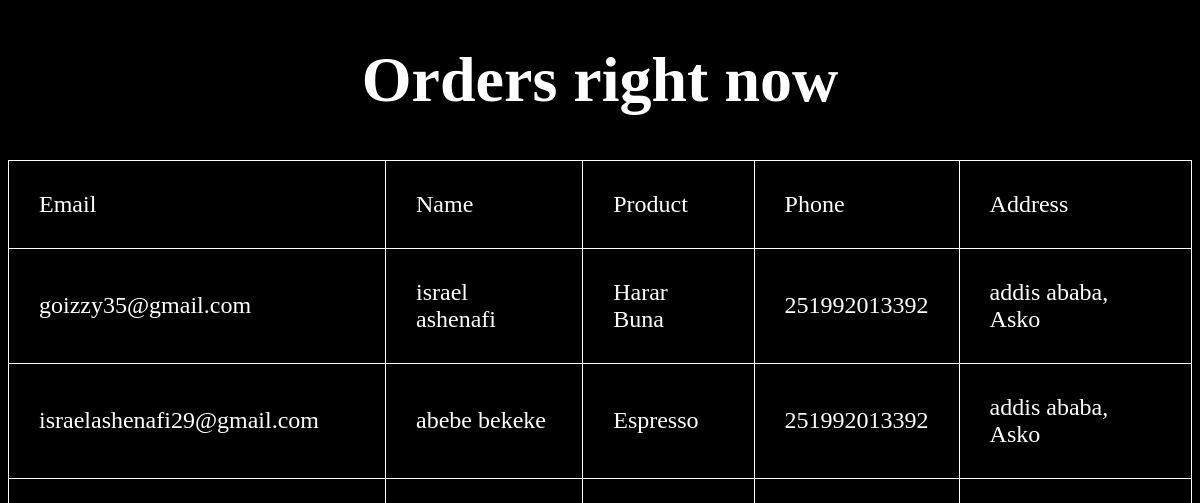
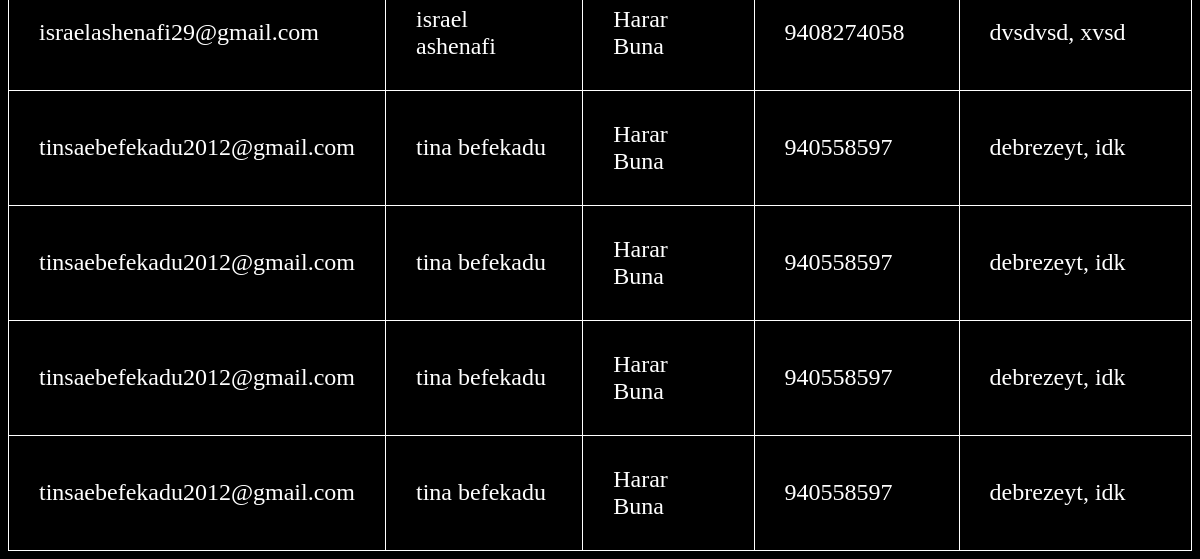
Before: /or/order_list/ (signed in) with the older database file (2 pictures, top to bottom).
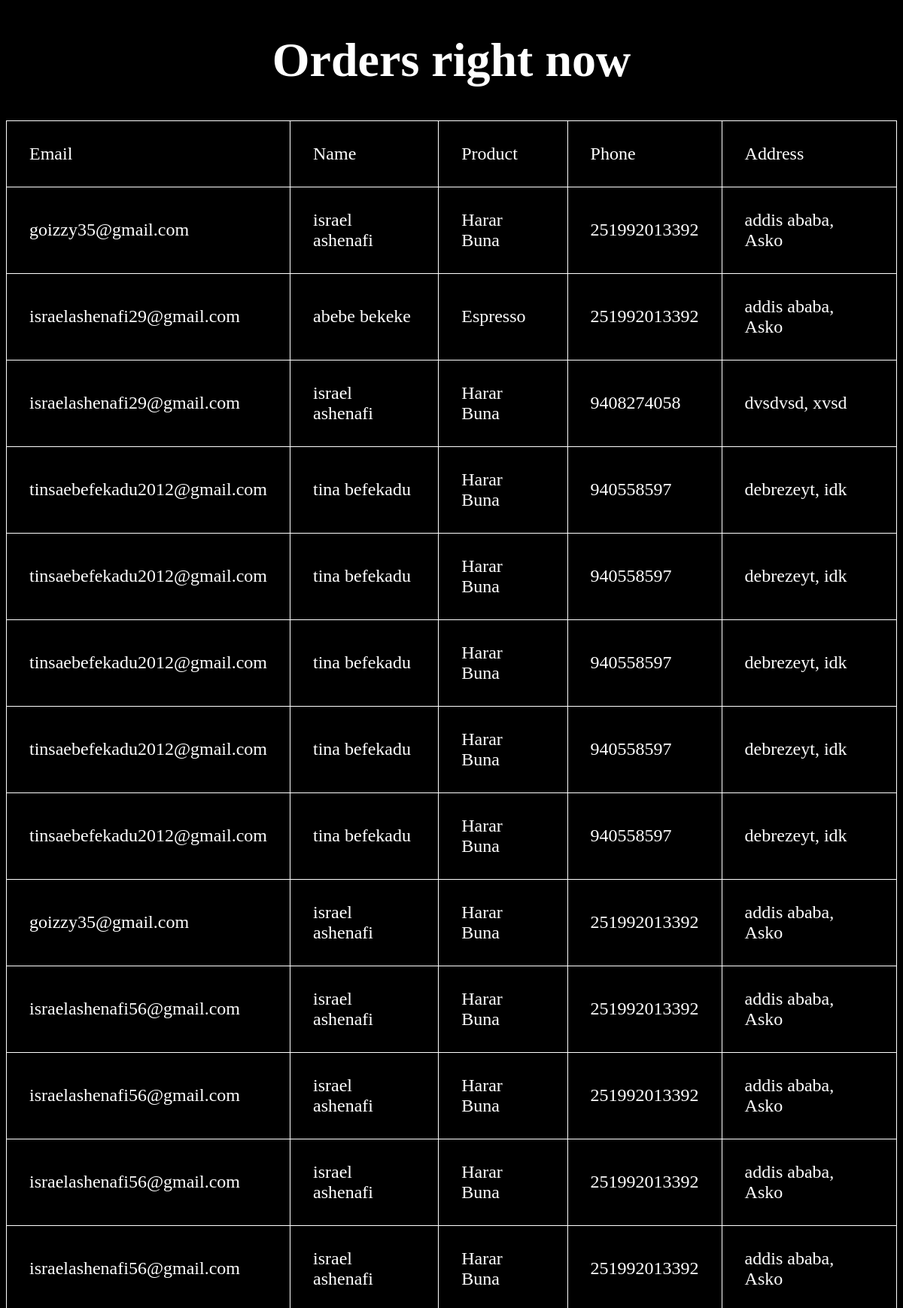
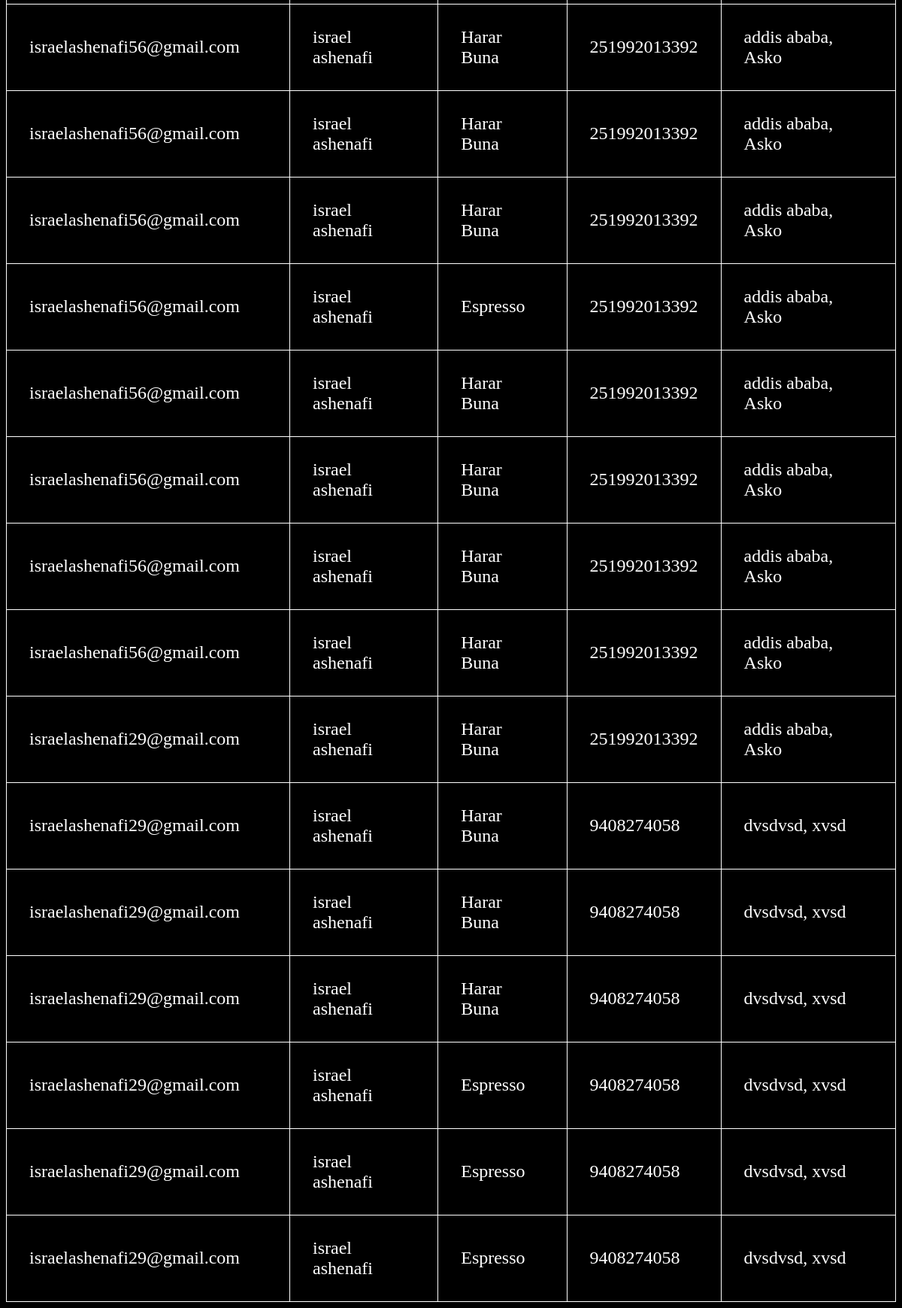
After: the same page with the newer database file (2 pictures, top to bottom).
### products/models.py (models this page shows, shortened)
class orders(models.Model):
    product = models.ForeignKey('products', on_delete=models.CASCADE, default='001')
    F_name = models.CharField(max_length=50,null=False)
    M_name = models.CharField(max_length=50,null=False)
    phone = models.IntegerField(null=False)
    email = models.CharField(max_length=50, null=False)
    city = models.CharField( max_length=50)
    street = models.CharField( max_length=50)

class products(models.Model):
    name = models.CharField(max_length=255)
    created_at = models.DateTimeField(auto_now_add=True)
    price = models.CharField(max_length=10, default='$')
    description = models.CharField(max_length=255, default='')
    img2 = models.ImageField(default='fallback.png', blank=True)
    def __str__(self):
        return self.name

### products/views.py (the view)
# urls.py: path('order_list/',views.order_list, name = 'order_list'),
@login_required(login_url='orders:login')
def order_list(request):
    lists = orders.objects.all()
    return render(request, 'products/delivery.html', {'lists': lists})

### products/templates/products/delivery.html (shortened to what this page needs)
{%load static%}
<!DOCTYPE html>
<html lang="en">
<head>
    <link rel="stylesheet" href="{% static 'css/cs.css' %}">
</head>
<body>
    <h1 class="main_heading">Orders right now</h1>
    <div class="orders">
        <table>
            <tr>
                <td>Email</td>
                <td>Name</td>
                <td>Product</td>
                <td>Phone</td>
                <td>Address</td>
            </tr>
            {% for list in lists%}
            <tr>
                <td>{{list.email}}</td>
                <td>{{list.F_name}} {{list.M_name}}</td>
                <td>{{list.product}}</td>
                <td>{{list.phone}}</td>
                <td>{{list.city}}, {{list.street}}</td>
            </tr>
            {%endfor%}
        </table>
    </div>
</body>
</html>

Changed rows visible on the page:
added orders: email "tinsaebefekadu2012@gmail.com", F_name "tina", M_name "befekadu", product "Harar Buna", phone "940558597", city "debrezeyt", street "idk"
added orders: email "goizzy35@gmail.com", F_name "israel", M_name "ashenafi", product "Harar Buna", phone "251992013392", city "addis ababa", street "Asko"
added orders: email "israelashenafi56@gmail.com", F_name "israel", M_name "ashenafi", product "Harar Buna", phone "251992013392", city "addis ababa", street "Asko"
added orders: email "israelashenafi56@gmail.com", F_name "israel", M_name "ashenafi", product "Harar Buna", phone "251992013392", city "addis ababa", street "Asko"
added orders: email "israelashenafi56@gmail.com", F_name "israel", M_name "ashenafi", product "Harar Buna", phone "251992013392", city "addis ababa", street "Asko"
added orders: email "israelashenafi56@gmail.com", F_name "israel", M_name "ashenafi", product "Harar Buna", phone "251992013392", city "addis ababa", street "Asko"
added orders: email "israelashenafi56@gmail.com", F_name "israel", M_name "ashenafi", product "Harar Buna", phone "251992013392", city "addis ababa", street "Asko"
added orders: email "israelashenafi56@gmail.com", F_name "israel", M_name "ashenafi", product "Harar Buna", phone "251992013392", city "addis ababa", street "Asko"
added orders: email "israelashenafi56@gmail.com", F_name "israel", M_name "ashenafi", product "Harar Buna", phone "251992013392", city "addis ababa", street "Asko"
added orders: email "israelashenafi56@gmail.com", F_name "israel", M_name "ashenafi", product "Espresso", phone "251992013392", city "addis ababa", street "Asko"
added orders: email "israelashenafi56@gmail.com", F_name "israel", M_name "ashenafi", product "Harar Buna", phone "251992013392", city "addis ababa", street "Asko"
added orders: email "israelashenafi56@gmail.com", F_name "israel", M_name "ashenafi", product "Harar Buna", phone "251992013392", city "addis ababa", street "Asko"
added orders: email "israelashenafi56@gmail.com", F_name "israel", M_name "ashenafi", product "Harar Buna", phone "251992013392", city "addis ababa", street "Asko"
added orders: email "israelashenafi56@gmail.com", F_name "israel", M_name "ashenafi", product "Harar Buna", phone "251992013392", city "addis ababa", street "Asko"
added orders: email "israelashenafi29@gmail.com", F_name "israel", M_name "ashenafi", product "Harar Buna", phone "251992013392", city "addis ababa", street "Asko"
added orders: email "israelashenafi29@gmail.com", F_name "israel", M_name "ashenafi", product "Harar Buna", phone "9408274058", city "dvsdvsd", street "xvsd"
added orders: email "israelashenafi29@gmail.com", F_name "israel", M_name "ashenafi", product "Harar Buna", phone "9408274058", city "dvsdvsd", street "xvsd"
added orders: email "israelashenafi29@gmail.com", F_name "israel", M_name "ashenafi", product "Harar Buna", phone "9408274058", city "dvsdvsd", street "xvsd"
added orders: email "israelashenafi29@gmail.com", F_name "israel", M_name "ashenafi", product "Espresso", phone "9408274058", city "dvsdvsd", street "xvsd"
added orders: email "israelashenafi29@gmail.com", F_name "israel", M_name "ashenafi", product "Espresso", phone "9408274058", city "dvsdvsd", street "xvsd"
added orders: email "israelashenafi29@gmail.com", F_name "israel", M_name "ashenafi", product "Espresso", phone "9408274058", city "dvsdvsd", street "xvsd"
